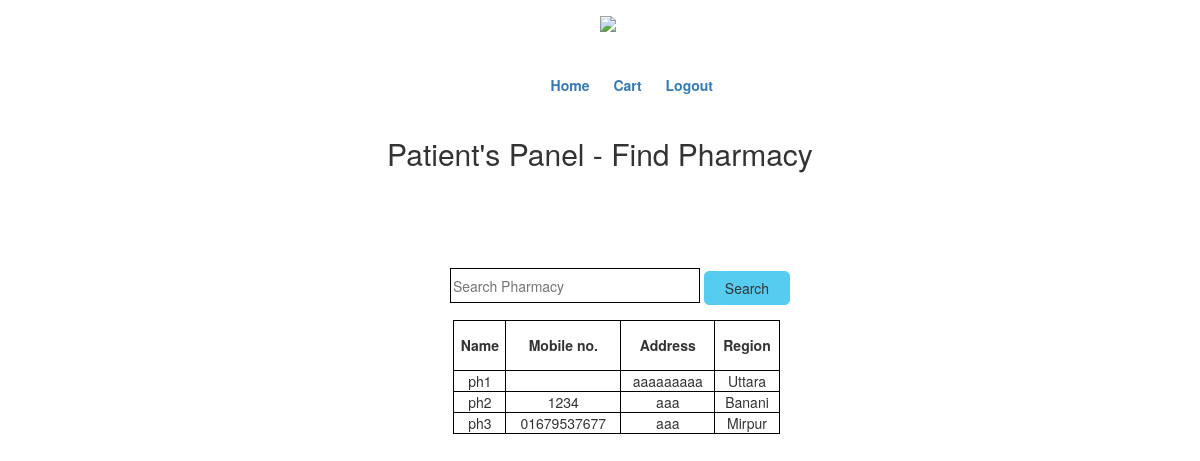
Page /cusfindphar.php on the committed database.
### tables this page shows
CREATE TABLE `pharmacy` (
  `pId` int(11) NOT NULL,
  `pName` varchar(40) NOT NULL,
  `phMobile` varchar(40) NOT NULL,
  `phAddress` varchar(40) NOT NULL,
  `pRegion` varchar(40) NOT NULL
);

### cusfindphar.php (the view, shortened to what this page needs)
<!DOCTYPE html>
<html class="no-js">
<html lang="en-US">
<head>
    <link rel="stylesheet" type="text/css" href="css/font-awesome.min.css" media="all" />
    <link rel="stylesheet" type="text/css" href="css/normalize.css" media="all" />
    <link rel="stylesheet" type="text/css" href="css/bootstrap.css" media="all" />
    <link rel="stylesheet" type="text/css" href="style.css" media="all" />
</head>
<body class="cusfindphar">
    <div class="header-area">
        <div class="header-top">
            <div class="container">
                <a href="cupanel.php"><img src="img/client-1295901_960_720.png" style="max-height: 5%;max-width: 5%;margin-left: 50%;opacity:1.0;"></a>
                <div class="menu col-md-5" style="margin-left: 20%;margin-top: 2%">
                    <ul class="list-unstyled list-inline pull-right">
                        <li><a href="cushome.php">Home</a></li>
                        <li><a href="cart/index.php">Cart</a></li>
                        <li><a href="logout.php">Logout</a></li>
                    </ul>
                </div>
            </div>
        </div>
    </div>
    <div class="main-area">
        <div class="">
            <h2 class="text-center">Patient's Panel - Find Pharmacy</h2>
                <br>
                <br>
            <form class="col-md-4 col-sm-offset-4 text-center" style="margin: 2%;text-align: center;margin-left: 35%;padding-top: 2%;padding-bottom: 2%;" method="post" action=cusfindphar2.php >
                <div class="form-group center">
                    <input style="width:250px;height:35px;background:transparent;border:1px solid black;" type="text" name="search" placeholder="Search Pharmacy">
                    <button type="submit" style="background:#56CDF0;border:1px solid #56CDF0;padding:6px 20px;border-radius:5px;" class="btn btn-default">Search</button>
                    <br>
                  </div>
		<div class="result_table" style="margin-left: 2%;text-align: center">
            <table style="background:white;border:1px solid black;" class="text-center">
                <thead>
                    <tr>
                        <th style="border:1px solid black">Name</th>
                        <th style="border:1px solid black">Mobile no.</th>
                        <th style="border:1px solid black">Address</th>
                        <th style="border:1px solid black">Region</th>
                    </tr>
                </thead>
                <tbody>
                    <?php
                        $con=mysqli_connect("localhost","root","");
                        mysqli_select_db($con,'medicineguide');
                         $result = mysqli_query($con,"SELECT * FROM pharmacy;") or die("Failed to fetch".mysql_error());
                             if( mysqli_num_rows( $result)==0 ){
                             $result1 = mysqli_query($con,"SELECT * FROM pharmacy where pName='".$str1."';") or die("Failed to fetch".mysql_error());
                                if( mysqli_num_rows( $result1)==0 ){
                                    echo '<tr><td colspan="4">No Rows Returned</td></tr>';
                                }
                                else{
                                    while( $row = mysqli_fetch_assoc( $result1) ){
                                        echo "<tr><td>{$row['pName']}</td><td>{$row['phMobile']}</td><td>{$row['phAddress']}</td><td>{$row['pRegion']}</td></tr>\n";
                                }
                                }
                             }
                        else{
                        while( $row = mysqli_fetch_assoc( $result) ){
                            echo "<tr><td>{$row['pName']}</td><td>{$row['phMobile']}</td><td>{$row['phAddress']}</td><td>{$row['pRegion']}</td></tr>\n";
                                }
                            }
            ?>
                </tbody>
            </table>
                </div>
            </form>
            <br>
    </div>
    </div>
</body>
</html>

### style.css (style rules this page uses)
.header-top { padding: 1%; }
.menu { margin-left: 150px; }
.menu a { text-decoration: none; font-weight: bold; margin-left: 10px; }
.cusfindphar { background: url(images/14.jpg) no-repeat center center fixed; -webkit-background-size: cover; -moz-background-size: cover; -o-background-size: cover; background-size: cover; }
table, td, th { border: 1px solid black; text-align: center; }
table { border-collapse: collapse; width: 90%; margin-left: 3%; }
th { height: 50px; text-align: center; }

### rows in the picture
pharmacy: pName "ph1", phAddress "aaaaaaaaa", pRegion "Uttara"
pharmacy: pName "ph2", phMobile "1234", phAddress "aaa", pRegion "Banani"
pharmacy: pName "ph3", phMobile "01679537677", phAddress "aaa", pRegion "Mirpur"
